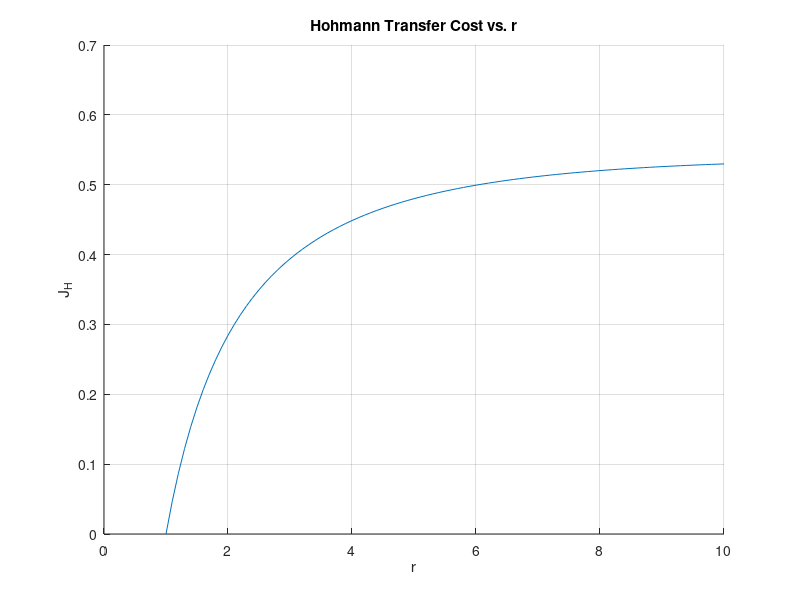
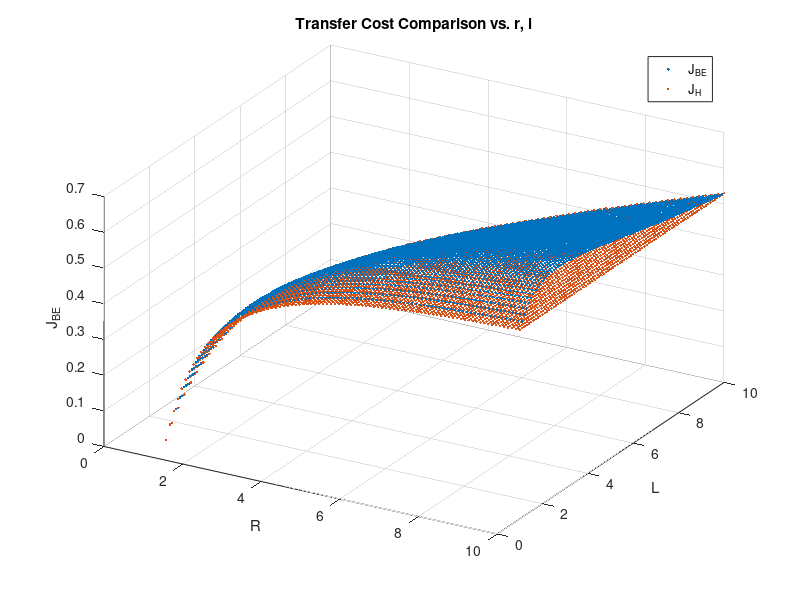
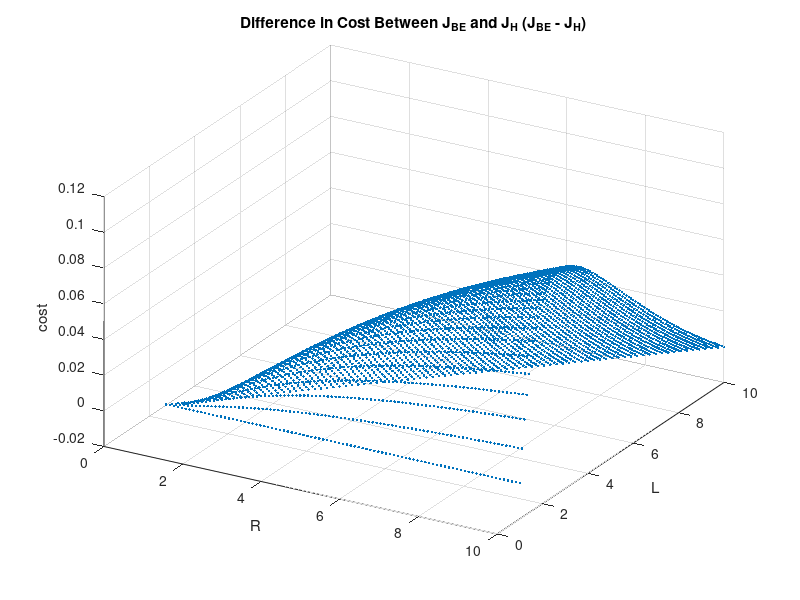

MATLAB code for these plots, in order:
%% ASEN 6020 HW 1 Problem 2 Script
% By: Ian Faber

%% Housekeeping
clc; clear; close all;

%% Cost equations
J_BE = @(r, l) sqrt((2.*l)./(1+l)) - 1 + sqrt((2.*r)./(l.*(l+r))) - sqrt(2./(l.*(l+1))) + (1./sqrt(r)) - sqrt((2.*l)./(r.*(l+r))); 

J_H = @(r) sqrt((2.*r)./(1+r)) - 1 + 1./sqrt(r) - sqrt(2./(r.*(1+r)));

%% Define r and l arrays
r = 1:0.1:10;
l = 1:0.1:10;

[R, L] = meshgrid(r,l);

mask = L<=R;

cost = J_BE(R(mask),L(mask)) - J_H(R(mask));

figure
hold on; grid on;
title("Hohmann Transfer Cost vs. r")
plot(r,J_H(r));
xlabel("r"); ylabel("J_H")

figure
hold on; grid on;
title("Transfer Cost Comparison vs. r, l")
plot3(R(mask),L(mask),J_BE(R(mask),L(mask)), '.')
plot3(R(mask),L(mask),J_H(R(mask)),'.')
xlabel("R"); ylabel("L"); zlabel("J_{BE}")
legend("J_{BE}", "J_H"); view([30 35])

figure
hold on; grid on;
title("Difference in Cost Between J_{BE} and J_H (J_{BE} - J_H)")
plot3(R(mask),L(mask),cost,'.')
xlabel("R"); ylabel("L"); zlabel("cost")
view([30 35])

